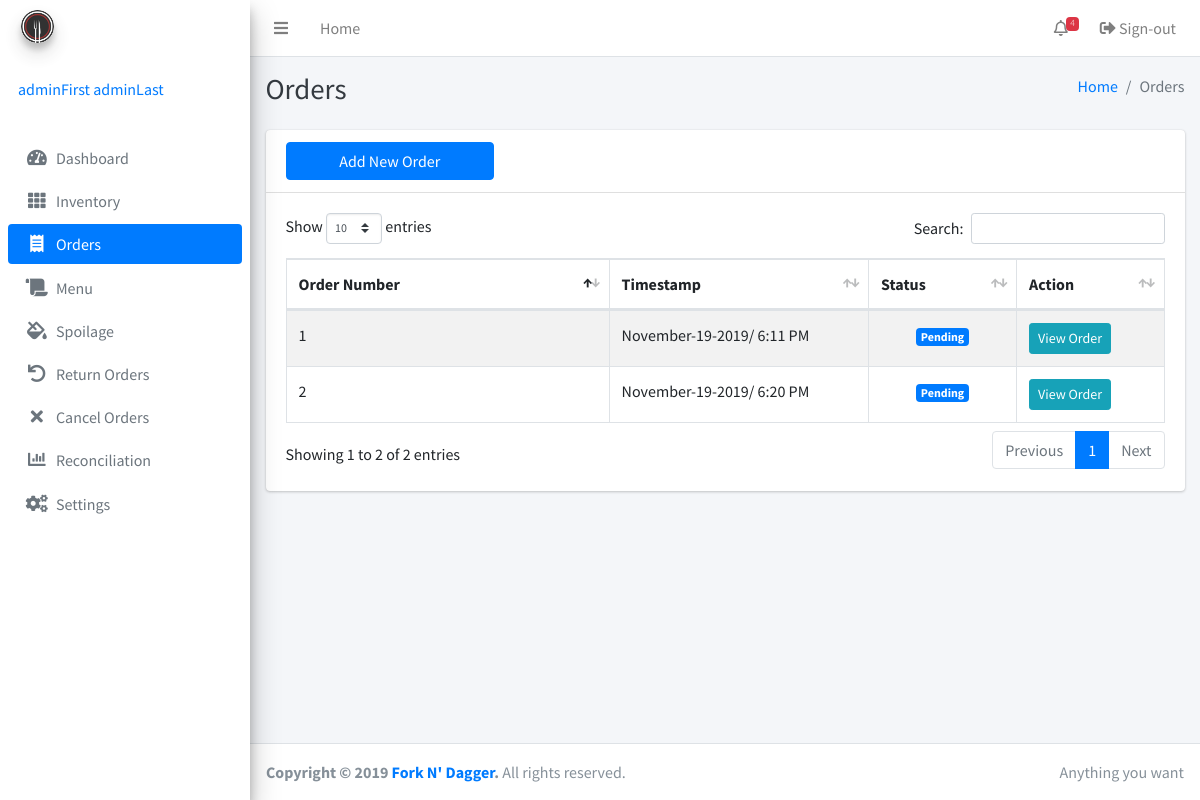
Before: /order.php (signed in) with the older database file.
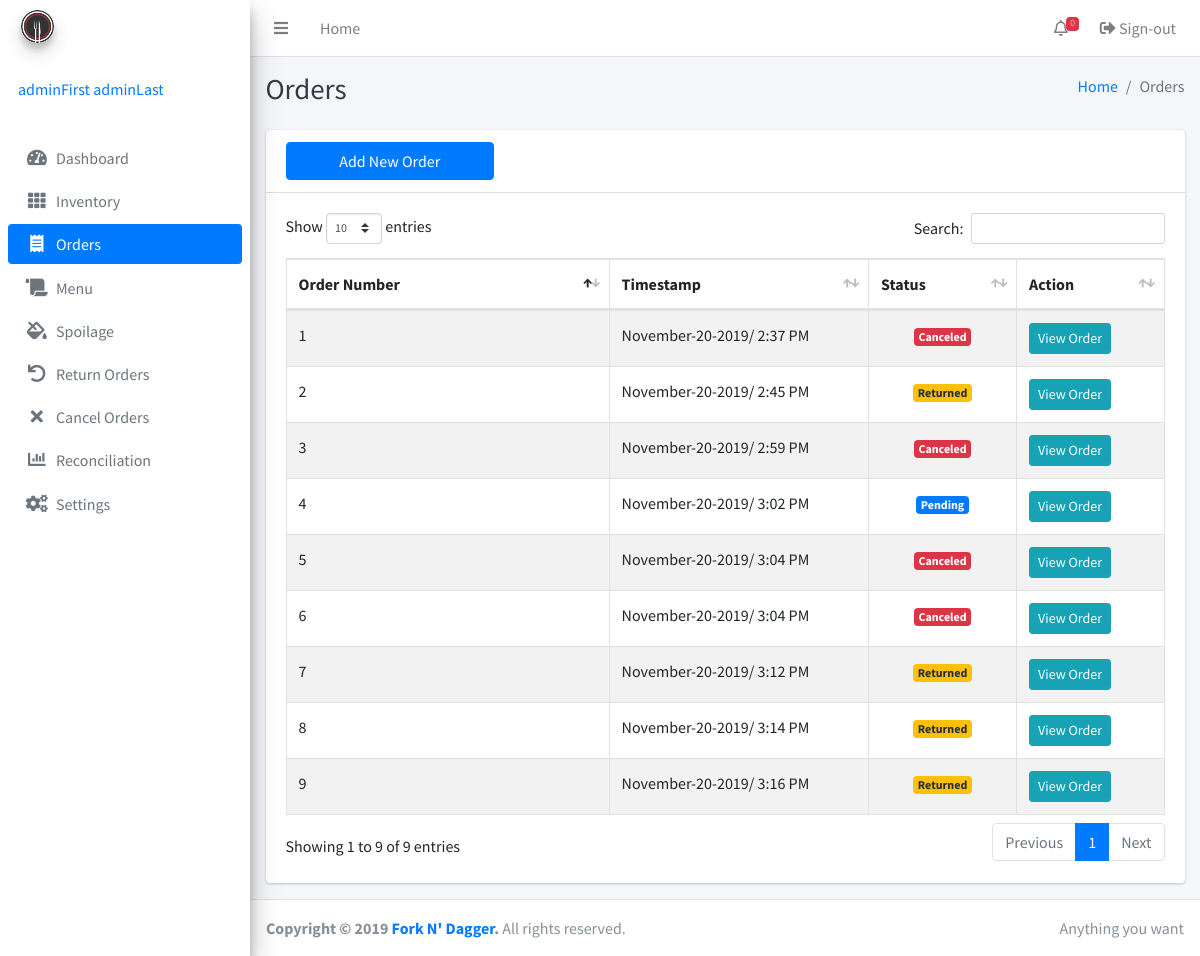
After: the same page with the newer database file.
### tables this page shows
CREATE TABLE IF NOT EXISTS `orders` (
  `order_id` bigint(255) NOT NULL,
  `timestamp` timestamp(6) NULL DEFAULT NULL,
  `status` enum('Pending','Canceled','Returned','Delivered') DEFAULT NULL,
  `lastUpdatedStatus` timestamp(6) NULL DEFAULT NULL,
  `adminID` int(255) NOT NULL,
  PRIMARY KEY (`order_id`)
);

### inc/session.php (called while the page is built, shortened)
<?php
	include 'inc/conn.php';;
	if(isset($_SESSION['admin'])){
		$query = $conn -> prepare("SELECT * FROM admins WHERE id = ? ");
		$query -> bind_param("s", $variable);
		$query -> execute();
		$result = $query->get_result();
		$user = mysqli_fetch_assoc($result);
		$role = $user['role'];
	}
	else{
		header('location: home.php');
		exit();
	}
?>

### order.php (the view, shortened to what this page needs)
<?php include 'inc/session.php'; ?>
<?php include 'inc/header.php'; ?>
<body class="hold-transition sidebar-mini">
<div class="wrapper">
<?php
$current = "order";
include 'inc/navbar.php'; ?>
  <div class="content-wrapper">
    <div class="content-header">
      <div class="container-fluid">
        <div class="row mb-2">
          <div class="col-sm-6">
            <h1 class="m-0 text-dark">Orders</h1>
          </div>
          <div class="col-sm-6">
            <ol class="breadcrumb float-sm-right">
              <li class="breadcrumb-item"><a href="index.php">Home</a></li>
              <li class="breadcrumb-item active">Orders</li>
            </ol>
          </div>
        </div>
      </div>
    </div>
    <div class="content">
      <div class="container">
        <div class="row">
          <div class="col-12">
            <div class="card">
              <div class="card-header">
                <div class="row">
                  <div class="col-3">
                  <button type="button" class="btn btn-block btn-primary" data-toggle="modal" data-target="#item">Add New Order</button>
                  </div>
                </div>
              </div>
              <div class="card-body">
                <table class="table table-bordered table-striped display">
                  <thead>
                  <tr>
                    <th width="160">Order Number</th>
                    <th width="120">Timestamp</th>
                    <th width="50">Status</th>
                    <th width="50">Action</th>
                  </tr>
                  </thead>
                  <tbody>
                  <?php
                  $getAllOrders = mysqli_query($conn, "SELECT * FROM `orders`");
                  while($row = mysqli_fetch_assoc($getAllOrders)) {
                     if ($row['status'] == 'Pending'){
                        $color = 'primary';
                      } elseif ($row['status'] == 'Canceled'){
                        $color = 'danger';
                      } elseif ($row['status'] == 'Returned'){
                        $color = 'warning';
                      }
                  ?>
                    <tr>
                      <td><?php echo $row['order_id']; ?></td>
                      <td><?php echo date('F-j-Y/ g:i A',strtotime($row['timestamp']));  ?></td>
                      <td class="text-center"><span class="badge bg-<?php echo $color; ?>"><?php echo $row['status']; ?></span></td>
                      <td>
                        <button type="button" class="btn btn-info btn-sm m-0" data-toggle="modal" data-target="#viewOrder<?php echo $row['order_id'] ?>">View Order</button>
                      </td>
                    </tr>
                  <?php
                  }
                  ?>
                  </tbody>
                </table>
              </div>
            </div>
          </div>
        </div>
      </div>
  </div>
</div>
  <?php include 'inc/footer.php'; ?>
</div>
</body>
</html>

### inc/header.php (shortened to what this page needs)
<!DOCTYPE html>
<html lang="en">
<head>
  <link rel="stylesheet" href="plugins/fontawesome-free/css/all.min.css">
  <link rel="stylesheet" href="dist/css/adminlte.min.css">
  <link rel="stylesheet" href="plugins/datatables-bs4/css/dataTables.bootstrap4.css">
  <link rel="stylesheet" href="plugins/select2/css/select2.min.css">
  <link rel="stylesheet" href="plugins/select2-bootstrap4-theme/select2-bootstrap4.min.css">
  <link rel="stylesheet" href="plugins/icheck-bootstrap/icheck-bootstrap.min.css">
</head>

### inc/navbar.php (shortened to what this page needs)
  <nav class="main-header navbar navbar-expand navbar-white navbar-light">
    <ul class="navbar-nav">
      <li class="nav-item">
        <a class="nav-link" data-widget="pushmenu" href="#"><i class="fas fa-bars"></i></a>
      </li>
      <li class="nav-item d-none d-sm-inline-block">
        <a href="index3.html" class="nav-link">Home</a>
      </li>
    </ul>
    <ul class="navbar-nav ml-auto">
      <li class="nav-item dropdown">
        <a class="nav-link" data-toggle="dropdown" href="#">
          <i class="far fa-bell"></i>
        <?php
        $result3 = mysqli_query($conn, "SELECT count(*) as counted FROM inventory where lowquantity >= quantity or quantity = 0");
         $row1 = mysqli_fetch_assoc($result3);
         $counted = $row1['counted'];
         echo '<span class="badge badge-danger navbar-badge">'.$counted.'</span>';
        ?>
        </a>
      </li>
      <li class="nav-item">
        <a class="nav-link" href="logout.php"><i class="nav-icon fas fa-sign-out-alt"></i> Sign-out</a>
      </li>
    </ul>
  </nav>
  <aside class="main-sidebar sidebar-gray elevation-4">
    <a href="index3.html" class="brand-link">
      <img src="image/logo.png" alt="Fork N' Dagger Logo" class="brand-image img-circle elevation-3"
           style="opacity: .8">
      <span class="brand-text font-weight-light">Fork N' Dagger</span>
    </a>
    <div class="sidebar">
      <div class="user-panel mt-3 pb-3 mb-3 d-flex">
        <div class="info">
          <a href="#" class="d-block"><?php echo $user['firstname']. ' '.$user['lastname']; ?></a>
        </div>
      </div>
<?php
switch ($role): ?>
<?php default: ?>
      <nav class="mt-2">
        <ul class="nav nav-pills nav-sidebar flex-column" data-widget="treeview" role="menu" data-accordion="false">
          <li class="nav-item">
            <a href="index.php" class="nav-link <?php if($current == 'Dashboard') {echo 'active';} ?>">
              <i class="nav-icon fas fa-tachometer-alt"></i>
              <p>
                Dashboard
              </p>
            </a>
          </li>
          <li class="nav-item">
            <a href="inventory.php" class="nav-link <?php if($current == 'inventory') {echo 'active';} ?>" >
              <i class="nav-icon fas fa-th"></i>
              <p>
                Inventory
              </p>
            </a>
          </li>
          <li class="nav-item">
            <a href="order.php" class="nav-link <?php if($current == 'order') {echo 'active';} ?>">
              <i class="nav-icon fas fa-receipt"></i>
              <p>
                Orders
              </p>
            </a>
          </li>
          <li class="nav-item">
            <a href="menu.php" class="nav-link <?php if($current == 'menu') {echo 'active';} ?>">
              <i class="nav-icon fas fa-scroll"></i>
              <p>
                Menu
              </p>
            </a>
          </li>
          <li class="nav-item">
            <a href="spoilage.php" class="nav-link <?php if($current == 'spoilage') {echo 'active';} ?>">
              <i class="nav-icon fas fa-fill-drip"></i>
              <p>
                Spoilage
              </p>
            </a>
          </li>
          <li class="nav-item">
            <a href="returnorders.php" class="nav-link <?php if($current == 'return') {echo 'active';} ?>">
              <i class="nav-icon fas fa-undo"></i>
              <p>
                Return Orders
              </p>
            </a>
          </li>
          <li class="nav-item">
            <a href="cancelorders.php" class="nav-link <?php if($current == 'cancel') {echo 'active';} ?>">
              <i class="nav-icon fas fa-times"></i>
              <p>
                Cancel Orders
              </p>
            </a>
          </li>
          <li class="nav-item">
            <a href="reconciliation.php" class="nav-link <?php if($current == 'reconciliation') {echo 'active';} ?>">
              <i class="nav-icon fas fa-chart-bar"></i>
              <p>
                Reconciliation
              </p>
            </a>
          </li>
          <li class="nav-item">
            <a href="settings.php" class="nav-link <?php if($current == 'settings') {echo 'active';} ?>">
              <i class="nav-icon fas fa-cogs"></i>
              <p>
                Settings
              </p>
            </a>
          </li>
        </ul>
      </nav>
<?php endswitch; ?>
    </div>
  </aside>

### inc/footer.php
<footer class="main-footer">
	<div class="float-right d-none d-sm-inline">
	  Anything you want
	</div>
	<strong>Copyright &copy; 2019 <a href="">Fork N' Dagger</a>.</strong> All rights reserved.
</footer>

### inc/header.php (style rules this page uses)
p, h1, h2, h3, h4, h5, h6, label, td, dt, dd { user-select: none; -webkit-user-select: none; -khtml-user-select: none; -moz-user-select: none; -ms-user-select: none; }

Changed rows visible on the page:
changed orders id 1: timestamp "November-19-2019/ 6:11 PM" → "November-20-2019/ 2:37 PM"; status "Pending" → "Canceled"
changed orders id 2: timestamp "November-19-2019/ 6:20 PM" → "November-20-2019/ 2:45 PM"; status "Pending" → "Returned"
added orders: order_id "3", timestamp "November-20-2019/ 2:59 PM", status "Canceled"
added orders: order_id "4", timestamp "November-20-2019/ 3:02 PM", status "Pending"
added orders: order_id "5", timestamp "November-20-2019/ 3:04 PM", status "Canceled"
added orders: order_id "6", timestamp "November-20-2019/ 3:04 PM", status "Canceled"
added orders: order_id "7", timestamp "November-20-2019/ 3:12 PM", status "Returned"
added orders: order_id "8", timestamp "November-20-2019/ 3:14 PM", status "Returned"
added orders: order_id "9", timestamp "November-20-2019/ 3:16 PM", status "Returned"
Other visible differences:
$counted: "4" → "0"
text written by a page script: "Show entries Search: Showing 1 to 2 of 2 entries Previous 1 Next" → "Show entries Search: Showing 1 to 9 of 9 entries Previous 1 Next"
